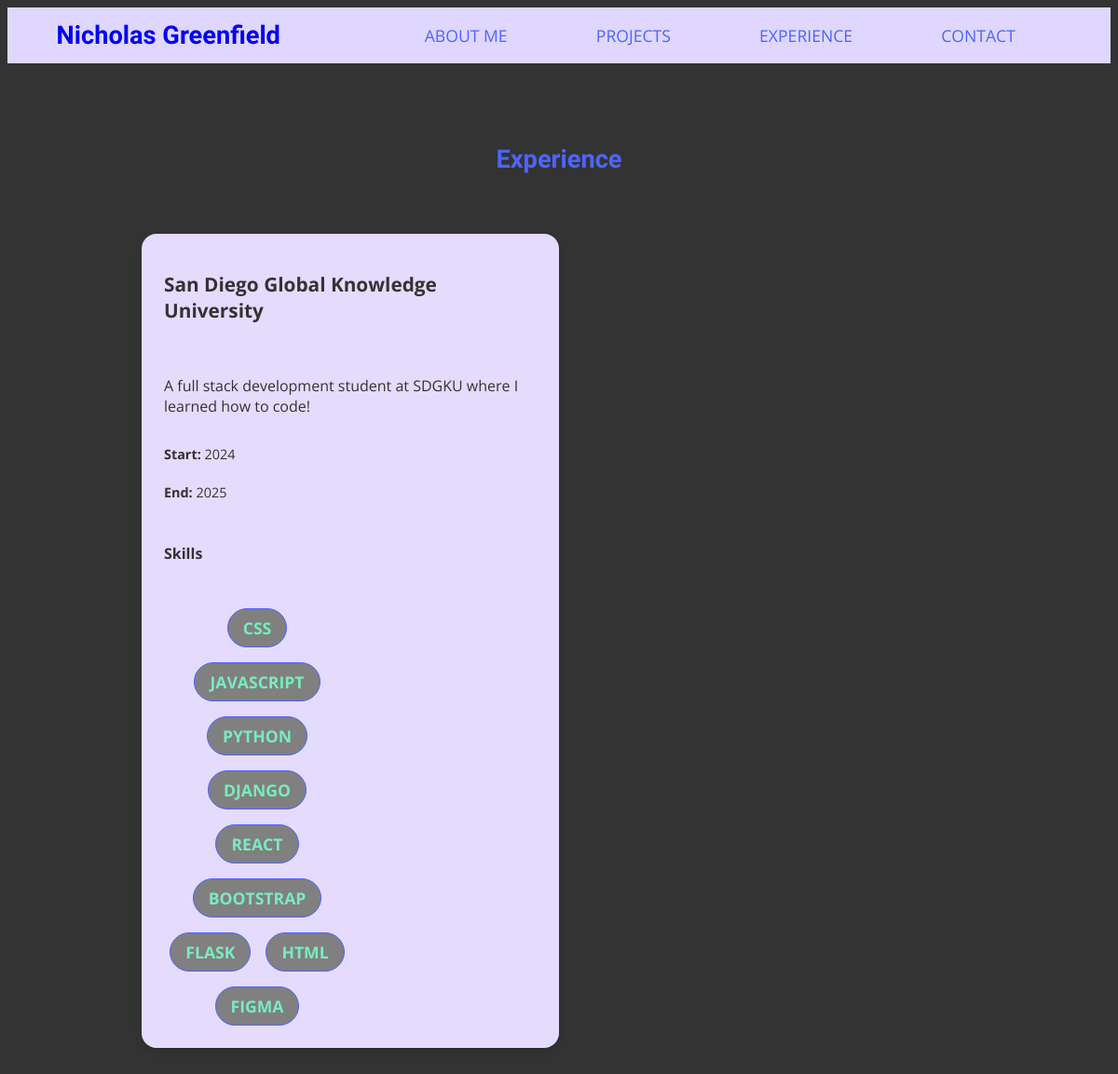
The page /projects/experience/ on the database its author committed.
### projects/models.py (models this page shows, shortened)
class Experience(models.Model):
    name = models.CharField(max_length=100)
    position_title = models.CharField(max_length=100)
    description = models.TextField()
    start_date = models.IntegerField()
    end_date = models.IntegerField()
    skill = models.ManyToManyField(Skill)

class Skill(models.Model):
    name = models.CharField(max_length=100)

### projects/views.py (the view)
# urls.py: path("experience/", views.experience_view, name="experience"),
def experience_view(request):
    experiences = Experience.objects.prefetch_related('skill').all()
    return render(request, "projects/experience.html", {"experiences": experiences})

### templates/projects/experience.html (shortened to what this page needs)
{% extends 'base.html' %}
{% load static %}
{% block content %}
<section class="experience-section center-column">
    <h2 class="section-title">Experience</h2>
    <div class="experience-list">
        {% for experience in experiences %}
        <div class="experience-card">
            <h3 class="card-name">{{ experience.name }}</h3>
            <p class="experience-description">{{ experience.description }}</p>
            <p class="experience-dates"><strong>Start:</strong> {{ experience.start_date }}</p>
            <p class="experience-dates"><strong>End:</strong> {{ experience.end_date }}</p>
            {% if experience.skill.all %}
            <div class="experience-skills">
                <h4>Skills</h4>
                <div class="skills-list center-row">
                    {% for skill in experience.skill.all %}
                        <label class="text-label">{{ skill.name }}</label>
                    {% endfor %}
                </div>
            </div>
            {% endif %}
        </div>
        {% endfor %}
    </div>
</section>
{% endblock content %}

### static/css/base.css (style rules this page uses)
:root { --lobster-font: "Lobster Two", sans-serif; --open-sans-font: "Open Sans", sans-serif; --primary-color: #4c64ff; --secondary-color: rgb(121, 235, 191); --background-color: rgb(51, 51, 51); --text-color: #D0D5FB; }
html { font-family: var(--open-sans-font); color: var(--text-color); background-color: var(--background-color); font-size: 16px; }
h2 { font-family: var(--lobster-font); font-size: 1.7rem; }
.text-label { background-color: gray; border: 1px solid var(--primary-color); padding: 0.5rem 1rem; border-radius: 25px; color: var(--secondary-color); font-weight: bold; text-transform: uppercase; font-size: 1.1rem; }
p { font-size: 1rem; }
.center-row { display: flex; justify-content: center; align-items: center; }
.center-column { display: flex; flex-direction: column; justify-content: center; align-items: center; }

### static/css/sections.css (style rules this page uses)
.about-section, .skills-section, .projects-section, .experience-section { padding: 2rem; }
.skills-list { flex-wrap: wrap; width: 50%; gap: 1rem; margin-top: 3rem; }
.section-title { font-family: var(--lobster-font); font-size: 1.7rem; color: var(--primary-color); margin-bottom: 2rem; text-align: center; }
.card-name { text-transform: capitalize; font-size: 1.3rem; color: #333; margin-top: 1rem; margin-bottom: 0.5rem; }
.experience-section { margin-top: 2rem; padding: 2rem; }
.experience-list { flex-wrap: wrap; width: 80%; gap: 2rem; margin-bottom: 2rem; margin-top: 2rem; }
.experience-card { background-color: rgb(229, 219, 253); width: 25rem; min-height: 18rem; border-radius: 1rem; padding: 1.5rem; display: flex; flex-direction: column; box-shadow: 0 4px 8px rgba(0, 0, 0, 0.1); }
.experience-description { margin: 1rem 0; color: #333; line-height: 1.4; }
.experience-dates { font-size: 0.9rem; margin-bottom: 0.5rem; color: #333; }
.experience-skills { margin-top: 1rem; }
.experience-skills h4 { color: #333; margin-bottom: 0.5rem; }

### rows shown on the page
Experience: name "San Diego Global Knowledge University", description "A full stack development student at SDGKU where I learned how to code!", start_date "2024", end_date "2025"
Skill: name "CSS"
Skill: name "JAVASCRIPT"
Skill: name "PYTHON"
Skill: name "DJANGO"
Skill: name "REACT"
Skill: name "BOOTSTRAP"
Skill: name "FLASK"
Skill: name "HTML"
Skill: name "FIGMA"
